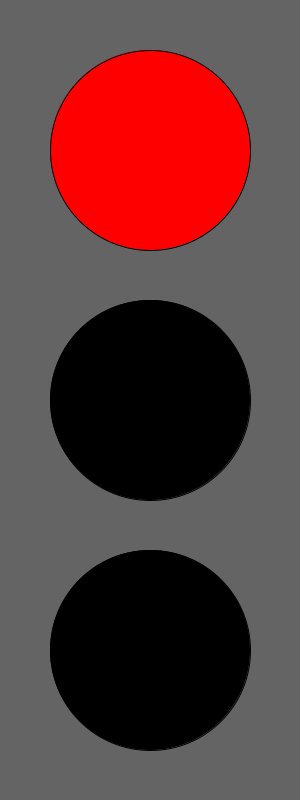
Frame 1 (no input)
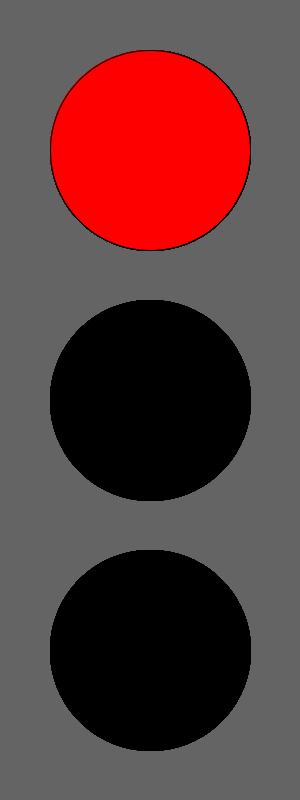
Frame 60 (the mouse pressed at the canvas centre just before this capture)
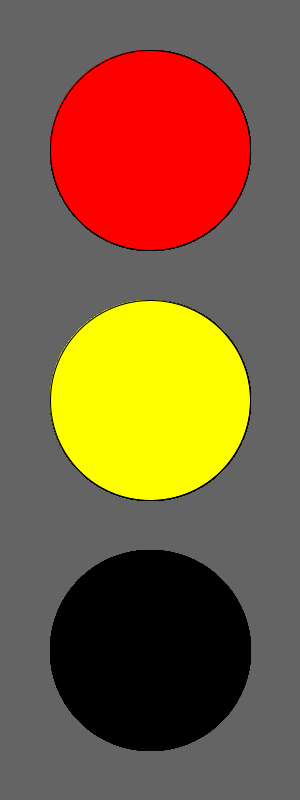
Frame 120 (the mouse held since frame 60 and released just before this capture)

The Processing sketch that drew these frames (run headless with seeded random() and noise(); from frame 60 on, the mouse is pressed at the canvas centre):

// Processing sketch: Task_6
// ── Task_6.pde
int colors = 255;


void setup() {
  size(300, 800);
  background(100);
  stroke(0);
}

void draw() {
  //ellipse1
  if(frameCount>0 && frameCount<200 || frameCount>500){
   fill(colors,0,0); 
  }
  else{
   fill(0); 
  }
  ellipse(width/2, 150, 200, 200);
 
 //ellipse2
  if(frameCount>100 && frameCount<200 || frameCount>400 && frameCount<500){
   fill(colors,colors,0); 
  }
  else{
   fill(0); 
  }
  ellipse(width/2, 400, 200, 200);
  
  //ellipse3
  fill(0);
  if(frameCount>200 && frameCount<400){
   fill(0,colors,0); 
  }
  ellipse(width/2, 650, 200, 200);
  if (frameCount>600){
   frameCount=0;
  }
}
